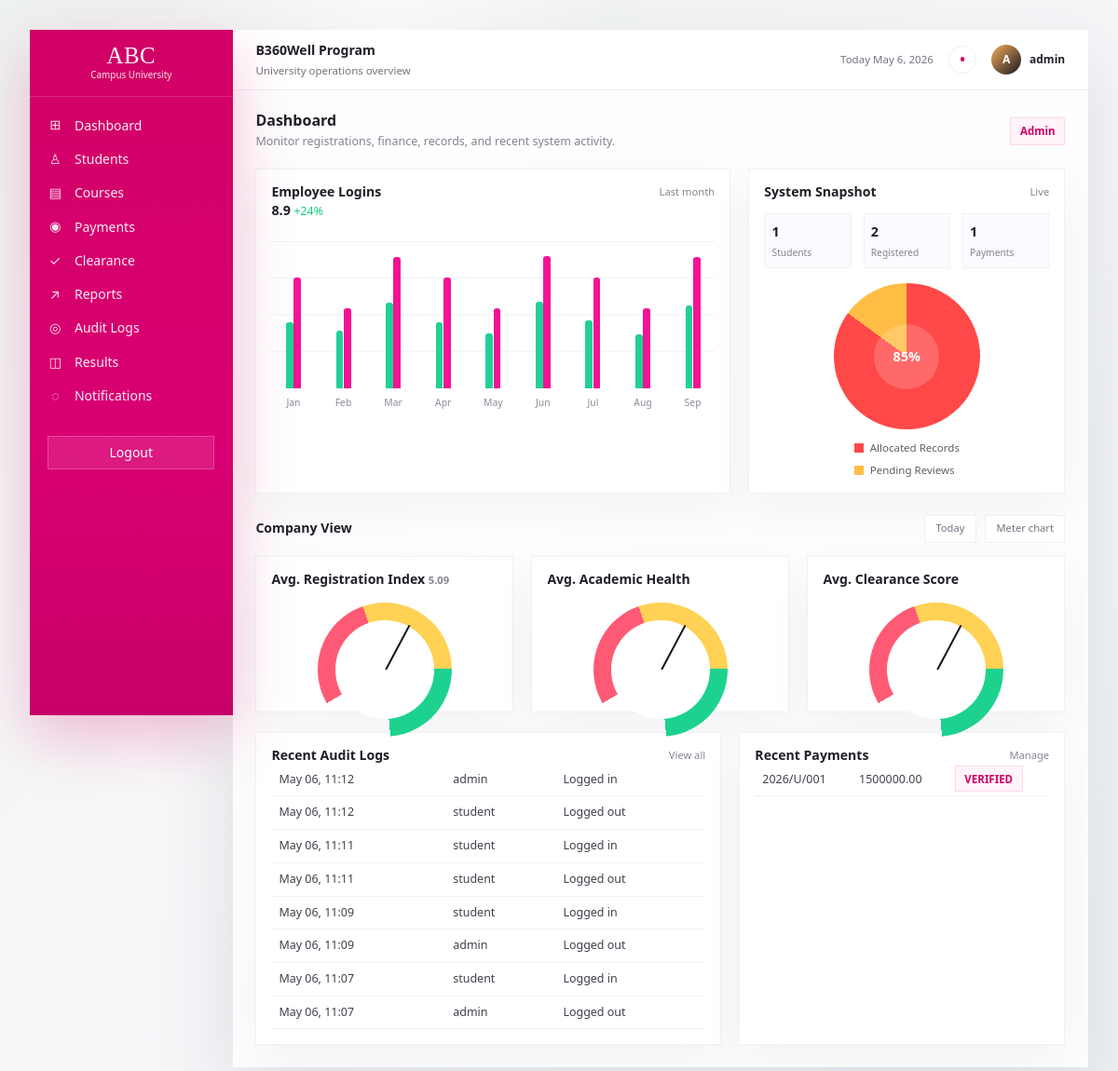
Screenshot of / (signed in) with the database file from the repository.
### apps/accounts/models.py (models this page shows, shortened)
class User(AbstractUser):
    class Roles(models.TextChoices):
        ADMIN = "ADMIN", "Admin"
        STAFF = "STAFF", "Staff"
        STUDENT = "STUDENT", "Student"
    role = models.CharField(max_length=20, choices=Roles.choices, default=Roles.STUDENT)
    @property
    def is_staff_role(self):
        return self.role in {self.Roles.ADMIN, self.Roles.STAFF} or self.is_superuser
    @property
    def is_student_role(self):
        return self.role == self.Roles.STUDENT

class AuditLog(models.Model):
    user = models.ForeignKey(settings.AUTH_USER_MODEL, on_delete=models.SET_NULL, null=True, blank=True)
    action = models.CharField(max_length=255)
    timestamp = models.DateTimeField(auto_now_add=True)
    ip_address = models.GenericIPAddressField(null=True, blank=True)
    class Meta:
        ordering = ["-timestamp"]

### apps/payments/models.py (models this page shows, shortened)
class Payment(models.Model):
    class Status(models.TextChoices):
        PENDING = "PENDING", "Pending"
        VERIFIED = "VERIFIED", "Verified"
        REJECTED = "REJECTED", "Rejected"
    student = models.ForeignKey("students.Student", on_delete=models.CASCADE, related_name="payments")
    amount = models.DecimalField(max_digits=12, decimal_places=2)
    reference = models.CharField(max_length=80, unique=True)
    status = models.CharField(max_length=20, choices=Status.choices, default=Status.PENDING)
    verified_by = models.ForeignKey(
        settings.AUTH_USER_MODEL, on_delete=models.SET_NULL, null=True, blank=True, related_name="verified_payments"
    )
    paid_at = models.DateTimeField(default=timezone.now)
    verified_at = models.DateTimeField(null=True, blank=True)
    class Meta:
        ordering = ["-paid_at"]

### apps/students/models.py (models this page shows, shortened)
class Student(models.Model):
    user = models.OneToOneField(settings.AUTH_USER_MODEL, on_delete=models.CASCADE, related_name="student_profile")
    full_name = models.CharField(max_length=150)
    reg_number = models.CharField(max_length=40, unique=True)
    programme = models.CharField(max_length=120)
    year_of_study = models.PositiveSmallIntegerField(default=1)
    is_approved = models.BooleanField(default=True)
    created_at = models.DateTimeField(auto_now_add=True)
    updated_at = models.DateTimeField(auto_now=True)
    class Meta:
        ordering = ["full_name"]

### apps/accounts/views.py (the view)
# urls.py: path("", dashboard, name="dashboard"),
@login_required
def dashboard(request):
    if request.user.is_student_role and not request.user.is_staff:
        return redirect("student_portal")
    context = {
        "total_students": Student.objects.count(),
        "total_users": User.objects.count(),
        "total_registrations": Registration.objects.count(),
        "total_payments": Payment.objects.count(),
        "recent_logs": AuditLog.objects.select_related("user")[:8],
        "recent_payments": Payment.objects.select_related("student")[:5],
    }
    return render(request, "dashboard.html", context)

### templates/dashboard.html
{% extends "base.html" %}
{% block workspace_title %}B360Well Program{% endblock %}
{% block workspace_subtitle %}University operations overview{% endblock %}
{% block content %}
<div class="page-header dashboard-heading">
  <div>
    <h2>Dashboard</h2>
    <p>Monitor registrations, finance, records, and recent system activity.</p>
  </div>
  <span class="role-pill">{{ user.get_role_display }}</span>
</div>
<section class="analytics-grid">
  <div class="panel login-analytics">
    <div class="panel-title">
      <div>
        <h4>Employee Logins</h4>
        <strong>8.9</strong> <small class="trend-up">+24%</small>
      </div>
      <span>Last month</span>
    </div>
    <div class="bar-chart" aria-label="Monthly activity chart">
      <div style="--a:80%;--b:48%"><span>Jan</span></div>
      <div style="--a:58%;--b:42%"><span>Feb</span></div>
      <div style="--a:95%;--b:62%"><span>Mar</span></div>
      <div style="--a:80%;--b:48%"><span>Apr</span></div>
      <div style="--a:58%;--b:40%"><span>May</span></div>
      <div style="--a:96%;--b:63%"><span>Jun</span></div>
      <div style="--a:80%;--b:49%"><span>Jul</span></div>
      <div style="--a:58%;--b:39%"><span>Aug</span></div>
      <div style="--a:95%;--b:60%"><span>Sep</span></div>
    </div>
  </div>
  <div class="panel license-panel">
    <div class="panel-title">
      <h4>System Snapshot</h4>
      <span>Live</span>
    </div>
    <div class="mini-stats">
      <div><strong>{{ total_students }}</strong><span>Students</span></div>
      <div><strong>{{ total_registrations }}</strong><span>Registered</span></div>
      <div><strong>{{ total_payments }}</strong><span>Payments</span></div>
    </div>
    <div class="donut-chart">
      <span>85%</span>
    </div>
    <div class="legend-list">
      <span><i class="legend-hot"></i>Allocated Records</span>
      <span><i class="legend-warm"></i>Pending Reviews</span>
    </div>
  </div>
</section>
<div class="section-title">
  <h3>Company View</h3>
  <div class="filter-tabs"><span>Today</span><span>Meter chart</span></div>
</div>
<section class="meter-grid">
  <div class="panel meter-panel">
    <h4>Avg. Registration Index <small>5.09</small></h4>
    <div class="gauge"><span></span></div>
  </div>
  <div class="panel meter-panel">
    <h4>Avg. Academic Health</h4>
    <div class="gauge gauge-green"><span></span></div>
  </div>
  <div class="panel meter-panel">
    <h4>Avg. Clearance Score</h4>
    <div class="gauge"><span></span></div>
  </div>
</section>
<section class="activity-grid">
  <div class="panel">
    <div class="panel-title"><h4>Recent Audit Logs</h4><a href="{% url 'audit_logs' %}">View all</a></div>
    <table class="table app-table">
      <tbody>{% for log in recent_logs %}<tr><td>{{ log.timestamp|date:"M d, H:i" }}</td><td>{{ log.user }}</td><td>{{ log.action }}</td></tr>{% empty %}<tr><td>No logs yet.</td></tr>{% endfor %}</tbody>
    </table>
  </div>
  <div class="panel">
    <div class="panel-title"><h4>Recent Payments</h4><a href="{% url 'payment_list' %}">Manage</a></div>
    <table class="table app-table">
      <tbody>{% for payment in recent_payments %}<tr><td>{{ payment.student.reg_number }}</td><td>{{ payment.amount }}</td><td><span class="status-pill">{{ payment.status }}</span></td></tr>{% empty %}<tr><td>No payments yet.</td></tr>{% endfor %}</tbody>
    </table>
  </div>
</section>
{% endblock %}

### templates/base.html (shortened to what this page needs)
{% load static %}
<!doctype html>
<html lang="en">
<head>
  <link href="https://cdn.jsdelivr.net/npm/bootstrap@5.3.3/dist/css/bootstrap.min.css" rel="stylesheet">
  <link rel="stylesheet" href="{% static 'css/style.css' %}">
</head>
<body class="{% block body_class %}{% endblock %}">
  <div class="app-shell">
    {% if user.is_authenticated %}
      <aside class="sidebar">
        <div class="sidebar-brand">
          <strong>ABC</strong>
          <span>Campus University</span>
        </div>
        <nav class="sidebar-nav">
        <a href="{% url 'dashboard' %}"><span>⊞</span>Dashboard</a>
        {% if user.is_staff_role or user.is_superuser %}
          <a href="{% url 'student_list' %}"><span>♙</span>Students</a>
          <a href="{% url 'course_list' %}"><span>▤</span>Courses</a>
          <a href="{% url 'payment_list' %}"><span>◉</span>Payments</a>
          <a href="{% url 'clearance_list' %}"><span>✓</span>Clearance</a>
          <a href="{% url 'reports_dashboard' %}"><span>↗</span>Reports</a>
          <a href="{% url 'audit_logs' %}"><span>◎</span>Audit Logs</a>
        {% else %}
          <a href="{% url 'student_portal' %}"><span>♙</span>Student Portal</a>
          <a href="{% url 'register_course' %}"><span>▤</span>Register Courses</a>
          <a href="{% url 'registration_slip' %}"><span>▣</span>Download Slip</a>
        {% endif %}
        <a href="{% url 'result_list' %}"><span>◫</span>Results</a>
        <a href="{% url 'notification_list' %}"><span>◌</span>Notifications</a>
        </nav>
        <form method="post" action="{% url 'logout' %}">
          <button class="sidebar-logout">Logout</button>
        </form>
      </aside>
    {% endif %}
    <main class="content">
      {% if user.is_authenticated %}
        <header class="topbar">
          <div>
            <strong>{% block workspace_title %}University Program{% endblock %}</strong>
            <span>{% block workspace_subtitle %}Course Registration System{% endblock %}</span>
          </div>
          <div class="topbar-actions">
            <span>Today {% now "F j, Y" %}</span>
            <a href="{% url 'notification_list' %}" class="notification-dot">•</a>
            <div class="user-chip">
              <span>{{ user.username|slice:":1"|upper }}</span>
              <strong>{{ user.get_full_name|default:user.username }}</strong>
            </div>
          </div>
        </header>
      {% endif %}
      {% block content %}{% endblock %}
    </main>
  </div>
</body>
</html>

### rows the page displays
User: username "A", get_full_name "admin", role "Admin"
AuditLog: timestamp "May 06, 11:12", user "admin", action "Logged in"
AuditLog: timestamp "May 06, 11:12", user "student", action "Logged out"
AuditLog: timestamp "May 06, 11:11", user "student", action "Logged in"
AuditLog: timestamp "May 06, 11:11", user "student", action "Logged out"
AuditLog: timestamp "May 06, 11:09", user "student", action "Logged in"
AuditLog: timestamp "May 06, 11:09", user "admin", action "Logged out"
AuditLog: timestamp "May 06, 11:07", user "student", action "Logged in"
AuditLog: timestamp "May 06, 11:07", user "admin", action "Logged out"
Payment: student.reg_number "2026/U/001", amount "1500000.00", status "VERIFIED"

### other values shown
{{ total_students }} "1"
{{ total_registrations }} "2"
{{ total_payments }} "1"
